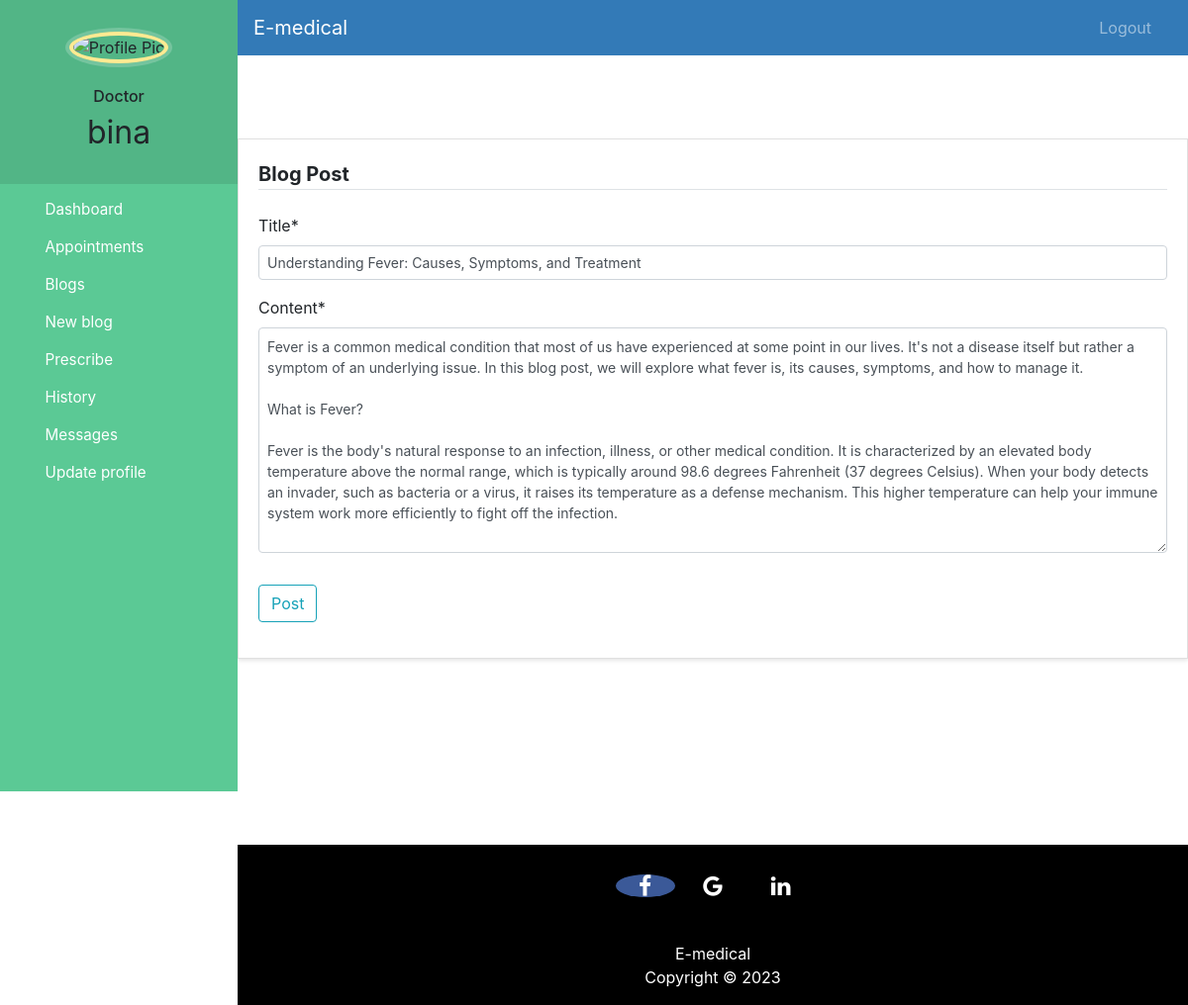
Page /post/5/update/ (signed in) on the committed database.
### hospital/models.py (models this page shows, shortened)
class Post(models.Model):
    doctor = models.ForeignKey(Doctor, on_delete=models.CASCADE,null=True)
    title = models.CharField(max_length=100)
    content = models.TextField()
    date_posted = models.DateTimeField(default=timezone.now)
    author = models.ForeignKey(User, on_delete=models.CASCADE)

### hospital/views.py (the view)
# urls.py: path('post/<int:pk>/update/', PostUpdateView.as_view(), name='post-update'),
class PostUpdateView(LoginRequiredMixin, UserPassesTestMixin, UpdateView):
    model = Post
    fields = ['title', 'content']
    def test_func(self):
        post = self.get_object()
        if self.request.user == post.author:
            return True
        return False

### templates/hospital/post_form.html (shortened to what this page needs)
{% extends 'hospital/doctor_base.html' %}
{% load crispy_forms_tags %}
{% block content %}
<br><br><br>
<div class="content-section">
    <form method="POST" class="form-box">
        <fieldset class="form-group">
            <legend class="border-bottom mb-4">Blog Post</legend>
            {{ form|crispy }}
        </fieldset>
        <div class="form-group">
            <button class="btn btn-outline-info" type="submit">Post</button>
        </div>
    </form>
</div>
{% endblock content %}

### templates/hospital/doctor_base.html (shortened to what this page needs)
<!DOCTYPE html>
{% load static %}
<html lang="en">
<head>
  <link rel="stylesheet" href="https://stackpath.bootstrapcdn.com/bootstrap/4.3.1/css/bootstrap.min.css">
  <link rel="stylesheet" href="https://maxcdn.bootstrapcdn.com/font-awesome/4.7.0/css/font-awesome.min.css">
</head>
<body>
  <nav class="menu" tabindex="0">
    <header class="avatar">
      <img src="{% static doctor.profile_pic.url %}" alt="Profile Pic" />
      <br><br>
      <h6>Doctor</h6>
      <h2>{{request.user.first_name}}</h2>
    </header>
    <ul>
      <li tabindex="0" class="icon-dashboard"> <a style="color:white; text-decoration:none;" href="/doctor-dashboard"><span>Dashboard</span></a> </li>
      <li tabindex="0" class="icon-calendar"> <a style="color:white; text-decoration:none;" href="/doctor-appointment"><span>Appointments</span></a></li>
      <li tabindex="0" class="icon-users"> <a style="color:white; text-decoration:none;" href="/doctor-blog"><span>Blogs</span></a></li>
      <li tabindex="0" class="icon-users"> <a style="color:white; text-decoration:none;" href="/new-blog"><span>New blog</span></a></li>
      <li tabindex="0" class="icon-users"> <a style="color:white; text-decoration:none;" href="/prescribe"><span>Prescribe</span></a></li>
      <li tabindex="0" class="icon-users"> <a style="color:white; text-decoration:none;" href="/prescription_history"><span>History</span></a></li>
      <li tabindex="0" class="icon-users"> <a style="color:white; text-decoration:none;" href="/message_list"><span>Messages</span></a></li>
      <li tabindex="0" class="icon-users"> <a style="color:white; text-decoration:none;" href="/edit-profile-doctor"><span>Update profile</span></a></li>
    </ul>
  </nav>
  <main>
    <div class="bs-example">
      <nav class="navbar navbar-expand-md  navbar-dark fixed-top" style="background:#337AB7;">
        <a href="/doctor-dashboard" class="navbar-brand">E-medical</a>
        <div class="collapse navbar-collapse justify-content-between" id="navbarCollapse">
          <div class="navbar-nav" style=" margin-left: 90%;">
            <a href="/logout" class="nav-item nav-link">Logout</a>
          </div>
        </div>
      </nav>
    </div>
    <br><br>
    {% block content %}
    {% endblock content %}
    <br><br><br><br><br><br><br>
    <footer>
      <p>
        <a href="https://www.facebook.com/NSTUCampus" class="fa fa-facebook"></a>
        <a href="https://nstu.edu.bd/" class="fa fa-google"></a>
        <a href="https://www.linkedin.com/school/noakhali-science-and-technology-university/" class="fa fa-linkedin"></a>
      </p>
      <br>
      <div class="container">
        <div class="row">
          <div class="col-md-12 col-sm-12">
            <div style="color:#ffffff;" class="wow fadeInUp footer-copyright">
              <p>E-medical <br>
                Copyright &copy; 2023 </p>
            </div>
          </div>
        </div>
      </div>
    </footer>
  </main>
</body>
</html>

### templates/hospital/doctor_base.html (style rules this page uses)
a:link { text-decoration: none; }
a { color: white; }
footer { padding: 0px 0px 0px 0px; background-color: black; margin: 0px; }
.fa { font-size: 23px; width: 60px; text-align: center; text-decoration: none; margin: 5px 2px; border-radius: 50%; }
.fa-facebook { background: #3B5998; color: white; margin-top: 30px; }
p { text-align: center; }
body { padding-left: 240px; }
main { position: relative; height: 100vh; }
.menu { background: #5bc995; height: 100vh; width: 240px; position: fixed; top: 0px; left: 0; z-index: 5; outline: none; }
.menu .avatar { background: rgba(0, 0, 0, 0.1); padding: 2em 0.5em; text-align: center; }
.menu .avatar img { width: 100px; border-radius: 50%; overflow: hidden; border: 4px solid #ffea92; box-shadow: 0 0 0 4px rgba(255, 255, 255, 0.2); }
.menu .avatar h2 { font-weight: normal; margin-bottom: 0; }
.menu ul { list-style: none; padding: 0.5em 0; margin: 0; }
.menu ul li { padding: 0.5em 1em 0.5em 3em; font-size: 0.95em; font-weight: regular; background-repeat: no-repeat; background-position: left 15px center; background-size: auto 20px; transition: all 0.15s linear; cursor: pointer; }
.menu ul li.icon-dashboard { background-image: url("http://www.entypo.com/images//gauge.svg"); }
.menu ul li.icon-users { background-image: url("http://www.entypo.com/images//users.svg"); }
.menu ul li.icon-calendar { background-image: url("http://www.entypo.com/images//calendar.svg"); }

### templates/hospital/post_form.html (style rules this page uses)
.form-box { border: 1px solid #e0e0e0; padding: 20px; margin: 20px 0; background-color: #fff; box-shadow: 0 2px 4px rgba(0, 0, 0, 0.1); }
.form-box legend { font-size: 20px; font-weight: bold; }
.form-control { padding: 8px; font-size: 14px; }
.navbar { margin-left: 240px; }

### rows in the picture
Post: title "Understanding Fever: Causes, Symptoms, and Treatment", content "Fever is a common medical condition that most of us have experienced at some point in our lives. It's not a disease itself but rather a symptom of an underlying issue. In this blog post, we will explore what fever is, its causes, symptoms, and how to manage it. What is Fever? Fever is the body's natural response to an infection, illness, or other medical condition. It is characterized by an elevated body temperature above the normal range, which is typically around 98.6 degrees Fahrenheit (37 degrees Celsius). When your body detects an invader, such as bacteria or a virus, it raises its temperature as a defense mechanism. This higher temperature can help your immune system work more…"

### other values in the picture
{{ request.user.first_name }} "bina"
